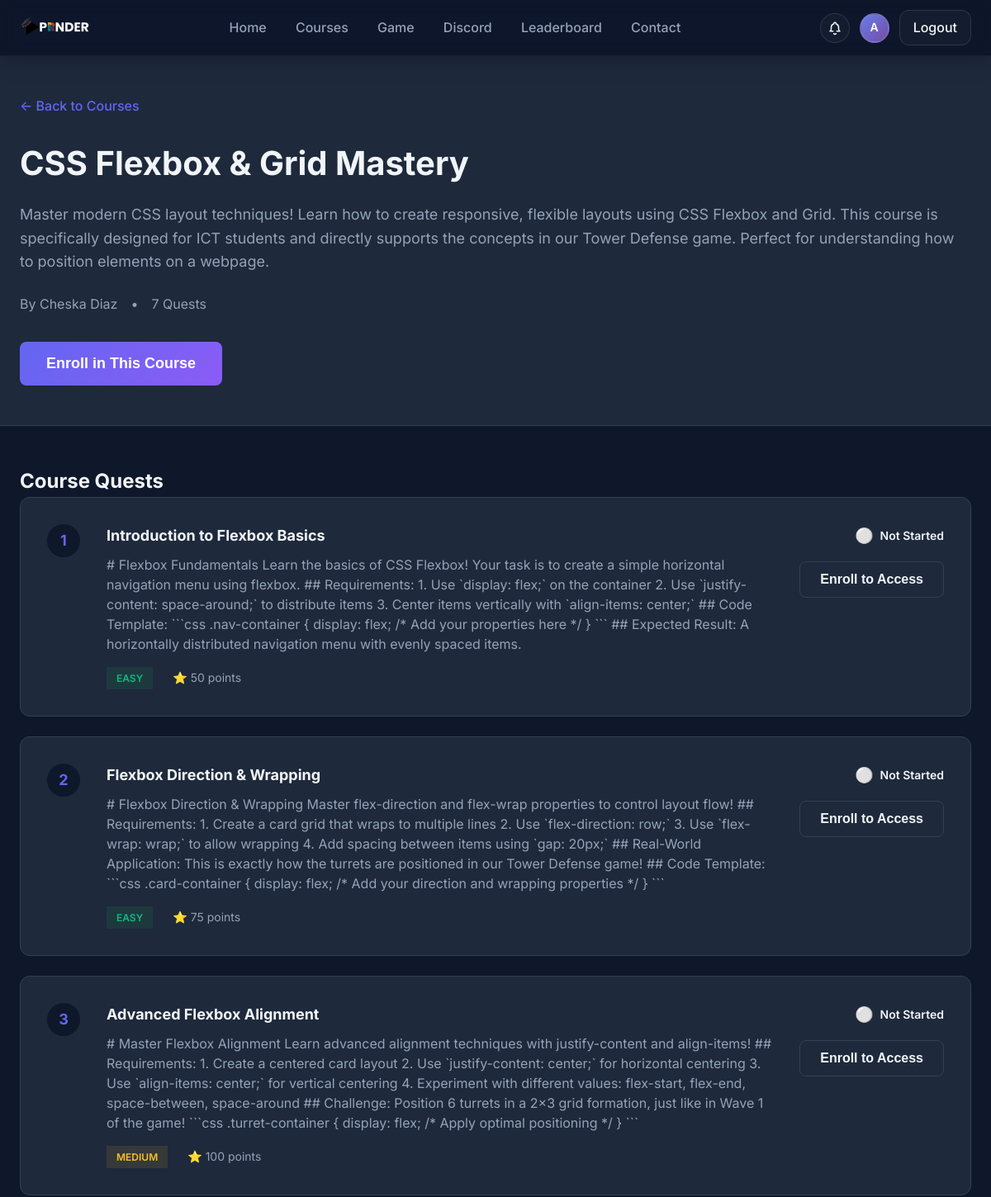
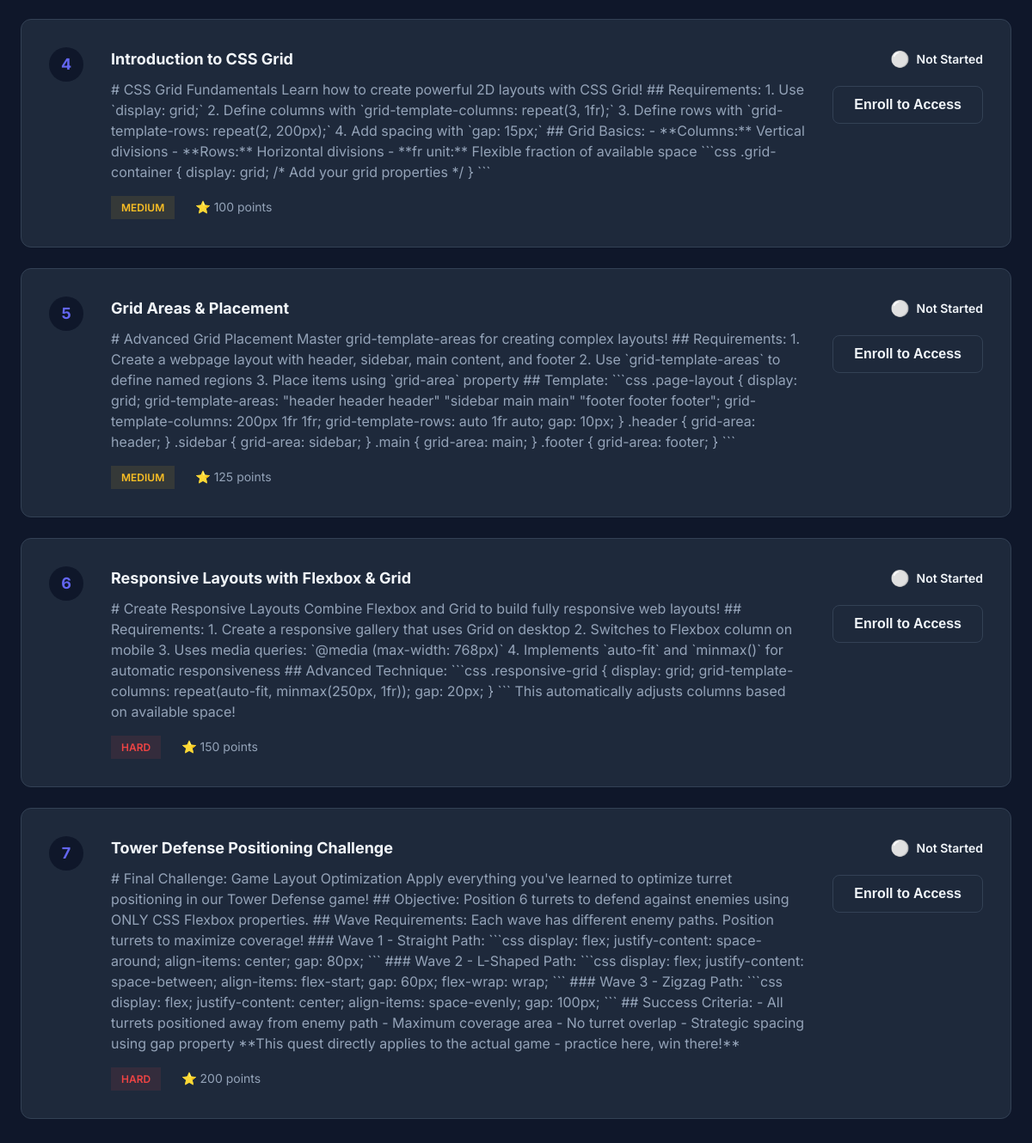
Page /public/course.php?id=4 (signed in) on the committed database (2 pictures, top to bottom).
### tables this page shows
CREATE TABLE `courses` (
  `id` int(10) UNSIGNED NOT NULL,
  `title` varchar(150) NOT NULL,
  `description` text DEFAULT NULL,
  `created_by` int(10) UNSIGNED NOT NULL,
  `created_at` timestamp NOT NULL DEFAULT current_timestamp()
);

CREATE TABLE `user_profiles` (
  `user_id` int(10) UNSIGNED NOT NULL,
  `full_name` varchar(150) NOT NULL,
  `avatar_url` varchar(255) DEFAULT NULL,
  `bio` text DEFAULT NULL,
  `preferences` longtext DEFAULT NULL CHECK (json_valid(`preferences`))
);

CREATE TABLE `quests` (
  `id` int(10) UNSIGNED NOT NULL,
  `course_id` int(10) UNSIGNED NOT NULL,
  `title` varchar(150) NOT NULL,
  `description` text NOT NULL,
  `difficulty` enum('easy','medium','hard') NOT NULL DEFAULT 'easy',
  `max_points` int(10) UNSIGNED NOT NULL DEFAULT 10,
  `created_at` timestamp NOT NULL DEFAULT current_timestamp()
);

### src/db.php (called while the page is built, shortened)
<?php
function db(): PDO {
    static $pdo = null;
    if ($pdo instanceof PDO) {
        return $pdo;
    }
    $dsn = 'mysql:host=' . DB_HOST . ';dbname=' . DB_NAME . ';charset=utf8mb4';
    $options = [
        PDO::ATTR_ERRMODE => PDO::ERRMODE_EXCEPTION,
        PDO::ATTR_DEFAULT_FETCH_MODE => PDO::FETCH_ASSOC,
        PDO::ATTR_EMULATE_PREPARES => false,
    ];
    $pdo = new PDO($dsn, DB_USER, DB_PASS, $options);
    return $pdo;
}

### public/course.php (the view, shortened to what this page needs)
<?php
$userId = current_user_id();
$userStmt = db()->prepare('SELECT u.*, p.full_name, p.avatar_url FROM users u LEFT JOIN user_profiles p ON u.id = p.user_id WHERE u.id = ?');
$userStmt->execute([$userId]);
$user = $userStmt->fetch();
$courseId = (int)($_GET['id'] ?? 0);
$courseStmt = db()->prepare('
    SELECT
        c.id,
        c.title,
        c.description,
        c.created_at,
        u.email as creator_email,
        p.full_name as creator_name,
        CASE WHEN e.user_id IS NOT NULL THEN 1 ELSE 0 END as is_enrolled
    FROM courses c
    LEFT JOIN users u ON u.id = c.created_by
    LEFT JOIN user_profiles p ON p.user_id = u.id
    LEFT JOIN enrollments e ON e.course_id = c.id AND e.user_id = ?
    WHERE c.id = ?
');
$courseStmt->execute([$userId, $courseId]);
$course = $courseStmt->fetch();
$questsStmt = db()->prepare('
    SELECT
        q.id,
        q.title,
        q.description,
        q.difficulty,
        q.max_points,
        s.id as submission_id,
        s.status as submission_status,
        s.points_awarded
    FROM quests q
    LEFT JOIN submissions s ON s.quest_id = q.id AND s.user_id = ?
    WHERE q.course_id = ?
    ORDER BY q.id ASC
');
$questsStmt->execute([$userId, $courseId]);
$quests = $questsStmt->fetchAll();
$totalQuests = count($quests);
$completedQuests = 0;
$totalPoints = 0;
$progress = $totalQuests > 0 ? round(($completedQuests / $totalQuests) * 100) : 0;
?>
<!DOCTYPE html>
<html lang="en">
<head>
    <link rel="stylesheet" href="styles.css">
</head>
<body>
    <nav class="navbar">
        <div class="container">
            <div class="nav-content">
                <a href="index.php" class="logo">
                    <img src="../images/APRNDR (4).png" alt="Aprnder Logo" style="height: 48px; width: auto;">
                </a>
                <ul class="nav-links">
                    <li><a href="index.php">Home</a></li>
                    <li><a href="courses.php">Courses</a></li>
                    <li><a href="game.php">Game</a></li>
                    <li><a href="discord.php">Discord</a></li>
                    <li><a href="leaderboard.php">Leaderboard</a></li>
                    <li><a href="contact.php">Contact</a></li>
                </ul>
                <div class="nav-actions">
                    <a href="#" id="notifBtn" class="notif-bell" aria-label="Notifications">
                    </a>
                    <a href="profile.php" class="profile-avatar-nav" aria-label="Profile">
                        <?php
                        $initials = '';
                        $nameParts = explode(' ', $user['full_name'] ?? 'User');
                        foreach ($nameParts as $part) {
                            if (!empty($part)) {
                                $initials .= strtoupper($part[0]);
                            }
                        }
                        $initials = substr($initials, 0, 2);
                        if (!empty($user['avatar_url'])): ?>
                            <img src="<?php echo htmlspecialchars($user['avatar_url']); ?>" alt="Profile">
                        <?php else: ?>
                            <div class="avatar-initials"><?php echo $initials; ?></div>
                        <?php endif; ?>
                    </a>
                    <a href="logout.php" class="btn-login">Logout</a>
                </div>
            </div>
        </div>
    </nav>
    <section class="course-detail-header">
        <div class="container">
            <a href="courses.php" class="back-link">← Back to Courses</a>
            <div class="course-detail-content">
                <h1><?php echo htmlspecialchars($course['title']); ?></h1>
                <p class="course-detail-description"><?php echo htmlspecialchars($course['description']); ?></p>
                <div class="course-detail-meta">
                    <span>By <?php echo htmlspecialchars($course['creator_name'] ?? $course['creator_email']); ?></span>
                    <span>•</span>
                    <span><?php echo $totalQuests; ?> Quests</span>
                </div>
                <?php if ($course['is_enrolled']): ?>
                    <div class="progress-section">
                        <div class="progress-header">
                            <span>Your Progress</span>
                            <span><?php echo $completedQuests; ?> / <?php echo $totalQuests; ?> completed</span>
                        </div>
                        <div class="progress-bar">
                            <div class="progress-fill" style="width: <?php echo $progress; ?>%"></div>
                        </div>
                        <div class="points-earned">
                            <span class="points-icon">⭐</span>
                            <span><?php echo $totalPoints; ?> points earned</span>
                        </div>
                    </div>
                <?php else: ?>
                    <form method="post" action="enroll.php">
                        <button type="submit" class="btn btn-primary btn-large">Enroll in This Course</button>
                    </form>
                <?php endif; ?>
            </div>
        </div>
    </section>
    <section class="quests-list-section">
        <div class="container">
            <h2>Course Quests</h2>
            <?php if (!empty($quests)): ?>
                <div class="quests-list">
                    <?php foreach ($quests as $index => $quest):
                        $statusClass = '';
                        $statusText = 'Not Started';
                        $statusIcon = '⚪';
                        $difficultyClass = 'difficulty-' . $quest['difficulty'];
                    ?>
                        <div class="quest-item <?php echo $statusClass; ?>">
                            <div class="quest-number"><?php echo $index + 1; ?></div>
                            <div class="quest-content">
                                <h3><?php echo htmlspecialchars($quest['title']); ?></h3>
                                <p><?php echo htmlspecialchars($quest['description']); ?></p>
                                <div class="quest-meta">
                                    <span class="quest-difficulty <?php echo $difficultyClass; ?>">
                                        <?php echo ucfirst($quest['difficulty']); ?>
                                    </span>
                                    <span class="quest-points">
                                        ⭐ <?php echo (int)$quest['max_points']; ?> points
                                    </span>
                                </div>
                            </div>
                            <div class="quest-actions">
                                <div class="quest-status <?php echo $statusClass; ?>">
                                    <span class="status-icon"><?php echo $statusIcon; ?></span>
                                    <span><?php echo $statusText; ?></span>
                                </div>
                                <?php if ($course['is_enrolled']): ?>
                                    <a href="quest.php?id=<?php echo (int)$quest['id']; ?>" class="btn btn-primary">
                                        <?php echo $quest['submission_status'] === 'passed' ? 'Review' : 'Start Quest'; ?>
                                    </a>
                                <?php else: ?>
                                    <button class="btn btn-secondary" disabled>Enroll to Access</button>
                                <?php endif; ?>
                            </div>
                        </div>
                    <?php endforeach; ?>
                </div>
            <?php endif; ?>
        </div>
    </section>
</body>
</html>

### rows in the picture
courses: title "CSS Flexbox & Grid Mastery", description "Master modern CSS layout techniques! Learn how to create responsive, flexible layouts using CSS Flexbox and Grid. This course is specifically designed for ICT students and directly supports the concepts in our Tower Defense game. Perfect for understanding how to position elements on a webpage.", user_profiles.full_name "Cheska Diaz"
quests: title "Introduction to Flexbox Basics", description "# Flexbox Fundamentals Learn the basics of CSS Flexbox! Your task is to create a simple horizontal navigation menu using flexbox. ## Requirements: 1. Use `display: flex;` on the container 2. Use `justify-content: space-around;` to distribute items 3. Center items vertically with `align-items: center;` ## Code Template: ```css .nav-container { display: flex; /* Add your properties here */ } ``` ## Expected Result: A horizontally distributed navigation menu with evenly spaced items.", difficulty "EASY", max_points "50", statusIcon "⚪", statusText "Not Started"
quests: title "Flexbox Direction & Wrapping", description "# Flexbox Direction & Wrapping Master flex-direction and flex-wrap properties to control layout flow! ## Requirements: 1. Create a card grid that wraps to multiple lines 2. Use `flex-direction: row;` 3. Use `flex-wrap: wrap;` to allow wrapping 4. Add spacing between items using `gap: 20px;` ## Real-World Application: This is exactly how the turrets are positioned in our Tower Defense game! ## Code Template: ```css .card-container { display: flex; /* Add your direction and wrapping properties */ } ```", difficulty "EASY", max_points "75", statusIcon "⚪", statusText "Not Started"
quests: title "Advanced Flexbox Alignment", description "# Master Flexbox Alignment Learn advanced alignment techniques with justify-content and align-items! ## Requirements: 1. Create a centered card layout 2. Use `justify-content: center;` for horizontal centering 3. Use `align-items: center;` for vertical centering 4. Experiment with different values: flex-start, flex-end, space-between, space-around ## Challenge: Position 6 turrets in a 2x3 grid formation, just like in Wave 1 of the game! ```css .turret-container { display: flex; /* Apply optimal positioning */ } ```", difficulty "MEDIUM", max_points "100", statusIcon "⚪", statusText "Not Started"
quests: title "Introduction to CSS Grid", description "# CSS Grid Fundamentals Learn how to create powerful 2D layouts with CSS Grid! ## Requirements: 1. Use `display: grid;` 2. Define columns with `grid-template-columns: repeat(3, 1fr);` 3. Define rows with `grid-template-rows: repeat(2, 200px);` 4. Add spacing with `gap: 15px;` ## Grid Basics: - **Columns:** Vertical divisions - **Rows:** Horizontal divisions - **fr unit:** Flexible fraction of available space ```css .grid-container { display: grid; /* Add your grid properties */ } ```", difficulty "MEDIUM", max_points "100", statusIcon "⚪", statusText "Not Started"
quests: title "Grid Areas & Placement", description "# Advanced Grid Placement Master grid-template-areas for creating complex layouts! ## Requirements: 1. Create a webpage layout with header, sidebar, main content, and footer 2. Use `grid-template-areas` to define named regions 3. Place items using `grid-area` property ## Template: ```css .page-layout { display: grid; grid-template-areas: \"header header header\" \"sidebar main main\" \"footer footer footer\"; grid-template-columns: 200px 1fr 1fr; grid-template-rows: auto 1fr auto; gap: 10px; } .header { grid-area: header; } .sidebar { grid-area: sidebar; } .main { grid-area: main; } .footer { grid-area: footer; } ```", difficulty "MEDIUM", max_points "125", statusIcon "⚪", statusText "Not Started"
quests: title "Responsive Layouts with Flexbox & Grid", description "# Create Responsive Layouts Combine Flexbox and Grid to build fully responsive web layouts! ## Requirements: 1. Create a responsive gallery that uses Grid on desktop 2. Switches to Flexbox column on mobile 3. Uses media queries: `@media (max-width: 768px)` 4. Implements `auto-fit` and `minmax()` for automatic responsiveness ## Advanced Technique: ```css .responsive-grid { display: grid; grid-template-columns: repeat(auto-fit, minmax(250px, 1fr)); gap: 20px; } ``` This automatically adjusts columns based on available space!", difficulty "HARD", max_points "150", statusIcon "⚪", statusText "Not Started"
quests: title "Tower Defense Positioning Challenge", description "# Final Challenge: Game Layout Optimization Apply everything you've learned to optimize turret positioning in our Tower Defense game! ## Objective: Position 6 turrets to defend against enemies using ONLY CSS Flexbox properties. ## Wave Requirements: Each wave has different enemy paths. Position turrets to maximize coverage! ### Wave 1 - Straight Path: ```css display: flex; justify-content: space-around; align-items: center; gap: 80px; ``` ### Wave 2 - L-Shaped Path: ```css display: flex; justify-content: space-between; align-items: flex-start; gap: 60px; flex-wrap: wrap; ``` ### Wave 3 - Zigzag Path: ```css display: flex; justify-content: center; align-items: space-evenly; gap: 100px; ```…", difficulty "HARD", max_points "200", statusIcon "⚪", statusText "Not Started"

### other values in the picture
$initials "A"
$totalQuests "7"
